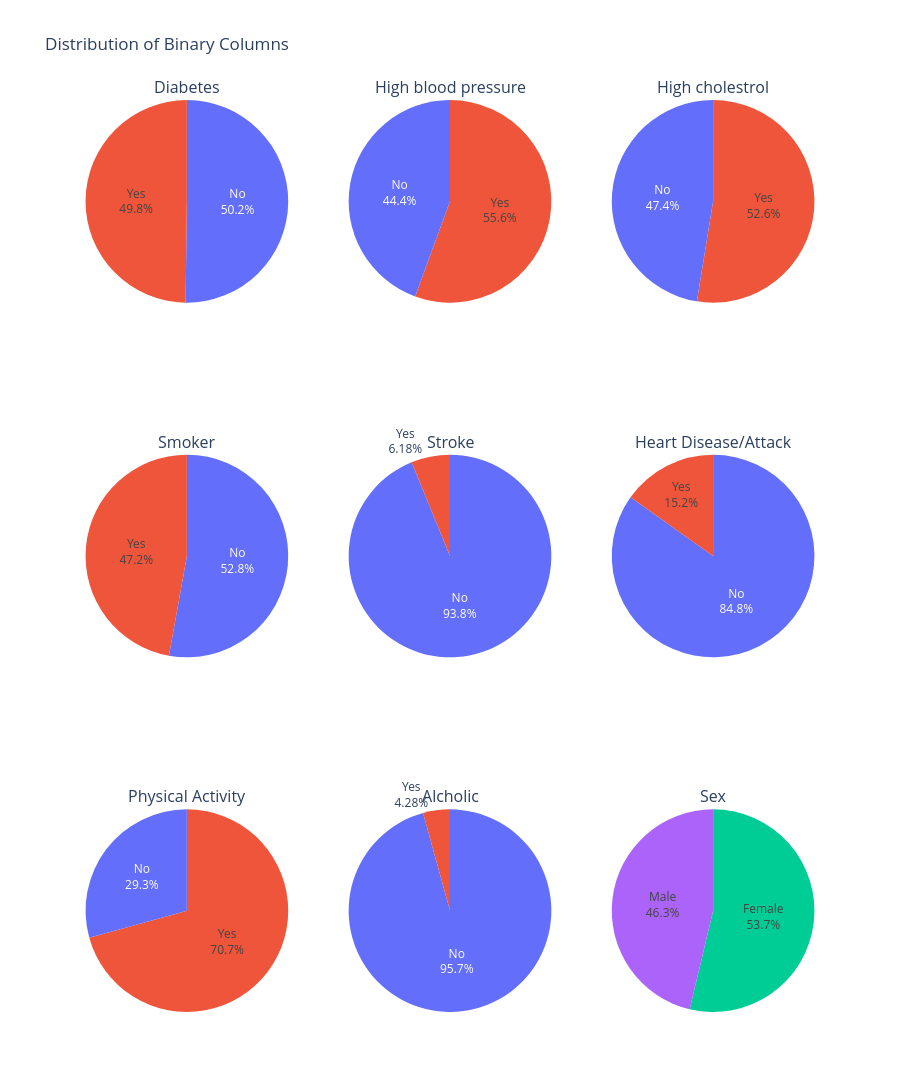

This figure's notebook cell:
### Code cell
cols = ['Diabetes_binary', 'HighBP', 'HighChol', 'Smoker', 'Stroke', 'HeartDiseaseorAttack', 'PhysActivity',
          'HvyAlcoholConsump', 'Sex']

# customize titles for each binary column
titles = ['Diabetes', 'High blood pressure', 'High cholestrol', 'Smoker', 'Stroke', 'Heart Disease/Attack', 'Physical Activity',
          'Alcholic', 'Sex']

# create a 3x3 subplot to visualize the binary columns using pie charts
fig = make_subplots(
    rows=3, cols=3,
    subplot_titles=titles,
    specs=[[{'type': 'domain'}]*3]*3  # each cell holds a pie chart
    )

# loop through each column to add it to the subplot with a customized title and percentage of each value
for i, (col, title) in enumerate(zip(cols, titles)):
    counts = df_categories[col].value_counts().reset_index()
    counts.columns = [col, 'Count']

    row = i // 3 + 1
    col_pos = i % 3 + 1

    # add the figure to the subplot
    fig.add_trace(
        go.Pie(labels=counts[col], values=counts['Count'], textinfo='percent+label'),
        row=row, col=col_pos
    )
# customize the graph
fig.update_layout(
    height=1100,
    title_text='Distribution of Binary Columns',
    template='plotly_white',
    showlegend=False
)

fig.show()

### Figure 1 — Plotly figure (JSON) as saved in the notebook; plotly's stock layout.template omitted (floating-point values rounded to 4 significant figures)
{"data": [{"domain": {"x": [0, 0.2889], "y": [0.7778, 1]}, "labels": ["No", "Yes"], "textinfo": "percent+label", "type": "pie", "values": [6024, 5976]}, {"domain": {"x": [0.3556, 0.6444], "y": [0.7778, 1]}, "labels": ["Yes", "No"], "textinfo": "percent+label", "type": "pie", "values": [6671, 5329]}, {"domain": {"x": [0.7111, 1], "y": [0.7778, 1]}, "labels": ["Yes", "No"], "textinfo": "percent+label", "type": "pie", "values": [6307, 5693]}, {"domain": {"x": [0, 0.2889], "y": [0.3889, 0.6111]}, "labels": ["No", "Yes"], "textinfo": "percent+label", "type": "pie", "values": [6340, 5660]}, {"domain": {"x": [0.3556, 0.6444], "y": [0.3889, 0.6111]}, "labels": ["No", "Yes"], "textinfo": "percent+label", "type": "pie", "values": [11258, 742]}, {"domain": {"x": [0.7111, 1], "y": [0.3889, 0.6111]}, "labels": ["No", "Yes"], "textinfo": "percent+label", "type": "pie", "values": [10179, 1821]}, {"domain": {"x": [0, 0.2889], "y": [0, 0.2222]}, "labels": ["Yes", "No"], "textinfo": "percent+label", "type": "pie", "values": [8482, 3518]}, {"domain": {"x": [0.3556, 0.6444], "y": [0, 0.2222]}, "labels": ["No", "Yes"], "textinfo": "percent+label", "type": "pie", "values": [11486, 514]}, {"domain": {"x": [0.7111, 1], "y": [0, 0.2222]}, "labels": ["Female", "Male"], "textinfo": "percent+label", "type": "pie", "values": [6446, 5554]}], "layout": {"annotations": [{"font": {"size": 16}, "showarrow": false, "text": "Diabetes", "x": 0.1444, "xanchor": "center", "xref": "paper", "y": 1, "yanchor": "bottom", "yref": "paper"}, {"font": {"size": 16}, "showarrow": false, "text": "High blood pressure", "x": 0.5, "xanchor": "center", "xref": "paper", "y": 1, "yanchor": "bottom", "yref": "paper"}, {"font": {"size": 16}, "showarrow": false, "text": "High cholestrol", "x": 0.8556, "xanchor": "center", "xref": "paper", "y": 1, "yanchor": "bottom", "yref": "paper"}, {"font": {"size": 16}, "showarrow": false, "text": "Smoker", "x": 0.1444, "xanchor": "center", "xref": "paper", "y": 0.6111, "yanchor": "bottom", "yref": "paper"}, {"font": {"size": 16}, "showarrow": false, "text": "Stroke", "x": 0.5, "xanchor": "center", "xref": "paper", "y": 0.6111, "yanchor": "bottom", "yref": "paper"}, {"font": {"size": 16}, "showarrow": false, "text": "Heart Disease/Attack", "x": 0.8556, "xanchor": "center", "xref": "paper", "y": 0.6111, "yanchor": "bottom", "yref": "paper"}, {"font": {"size": 16}, "showarrow": false, "text": "Physical Activity", "x": 0.1444, "xanchor": "center", "xref": "paper", "y": 0.2222, "yanchor": "bottom", "yref": "paper"}, {"font": {"size": 16}, "showarrow": false, "text": "Alcholic", "x": 0.5, "xanchor": "center", "xref": "paper", "y": 0.2222, "yanchor": "bottom", "yref": "paper"}, {"font": {"size": 16}, "showarrow": false, "text": "Sex", "x": 0.8556, "xanchor": "center", "xref": "paper", "y": 0.2222, "yanchor": "bottom", "yref": "paper"}], "height": 1100, "showlegend": false, "title": {"text": "Distribution of Binary Columns"}}}
